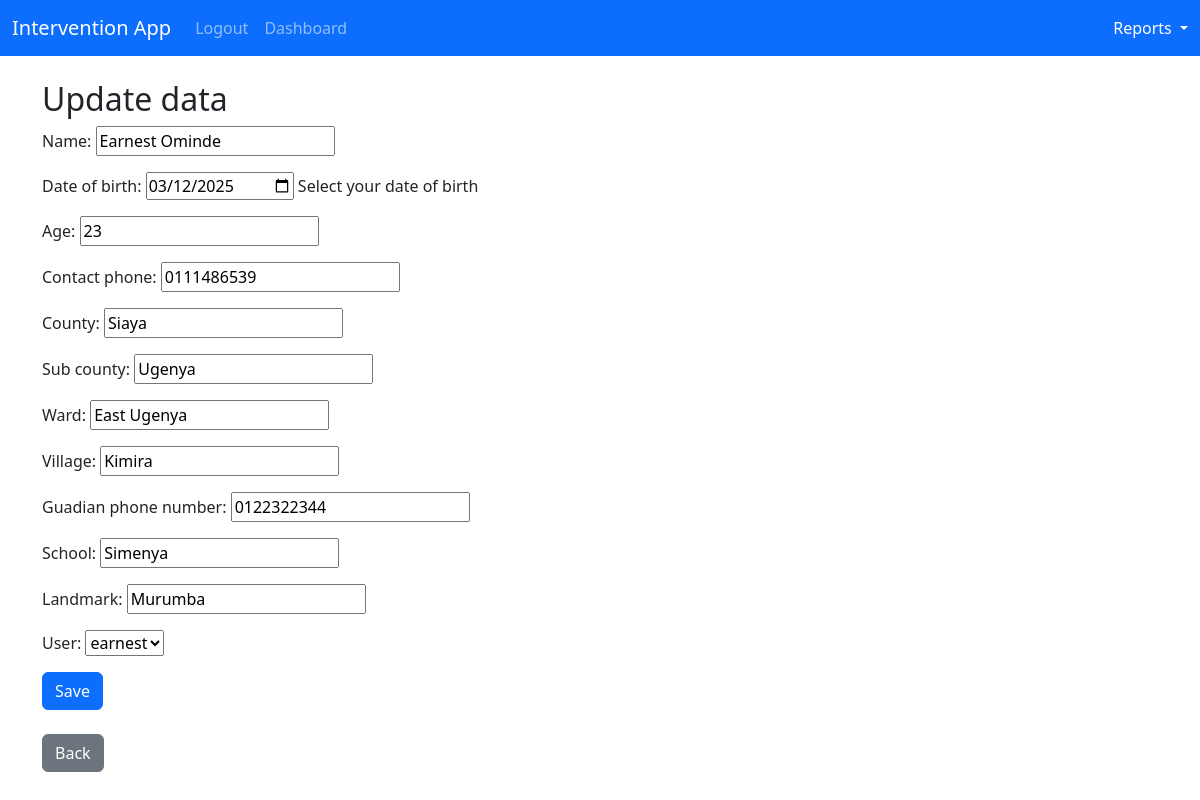
/update_ayp_enrollment_record/13/ (signed in), run on the app's committed database.
### intervention_app/models.py (models this page shows, shortened)
class Enrollment(models.Model):
    name = models.CharField(max_length=100)
    date_of_birth = models.DateField()
    contact_phone = models.CharField(max_length=12)
    county = models.CharField(max_length=100)
    sub_county = models.CharField(max_length=100)
    ward = models.CharField(max_length=100)
    village = models.CharField(max_length=100)
    guadian_phone_number = models.CharField(max_length=12)
    school= models.CharField(max_length=100)
    landmark= models.CharField(max_length=100)
    age = models.IntegerField()
    user = models.ForeignKey(User, on_delete=models.CASCADE)

### intervention_app/views.py (the view)
# urls.py: path('update_ayp_enrollment_record/<int:enrollment_id>/', views.update_ayp_enrollment_record, name="update_ayp_enrollment_record" )
@login_required
def update_ayp_enrollment_record(request, enrollment_id):
    if request.user.is_authenticated:
        current_record = Enrollment.objects.get(id=enrollment_id)
        form = EnrollmentForm(request.POST or None, instance=current_record)
        if form.is_valid():
            form.save()
            messages.success(request, "Record updated successfully!")
            return redirect('home')
        return render(request, 'update_ayp_enrollment_record.html', {'form' : form})
    else:
        messages.success(request, "You must be logged in first to perform this action!")
        return redirect('home')

### intervention_app/forms.py
class EnrollmentForm(forms.ModelForm):
	date_of_birth = forms.DateField(
		widget=forms.DateInput(attrs={'type': 'date'}),
		help_text="Select your date of birth"
	)
	class Meta:
		model = Enrollment
		fields = ['name', 'date_of_birth', 'age', 'contact_phone', 'county',
            'sub_county', 'ward', 'village', 'guadian_phone_number',
            'school', 'landmark', 'user']

### intervention_app/templates/update_ayp_enrollment_record.html
{% extends 'base.html' %} {% block content %}
<h2>Update data</h2>
<form method="POST">
  {% csrf_token %} {{ form.as_p}}
  <button type="submit" class="btn btn-primary">Save</button>
</form>
<br />
<a href="{% url 'home' %}" class="btn btn-secondary">Back</a>
{% endblock %}

### data on the page
Enrollment: name "Earnest Ominde", date_of_birth "03/12/2025", age "23", contact_phone "0111486539", county "Siaya", sub_county "Ugenya", ward "East Ugenya", village "Kimira", guadian_phone_number "0122322344", school "Simenya", landmark "Murumba", user "earnest"
